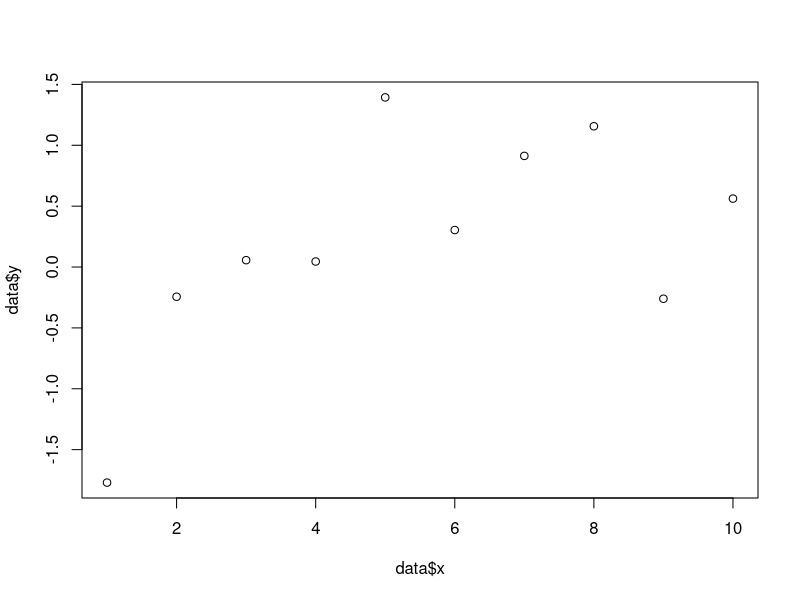

Write the R code that produced this figure.
## ---- chunk 1
# Charger les données
data <- data.frame(x = 1:10, y = rnorm(10))

# Visualiser un graphique
plot(data$x, data$y)
